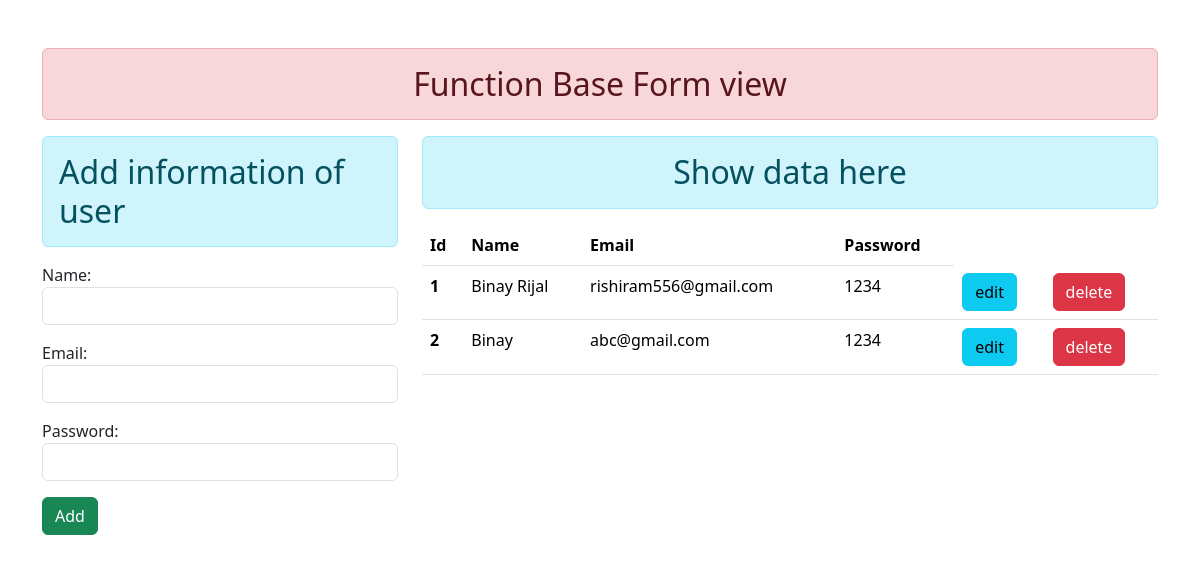
Before: / with the older database file.
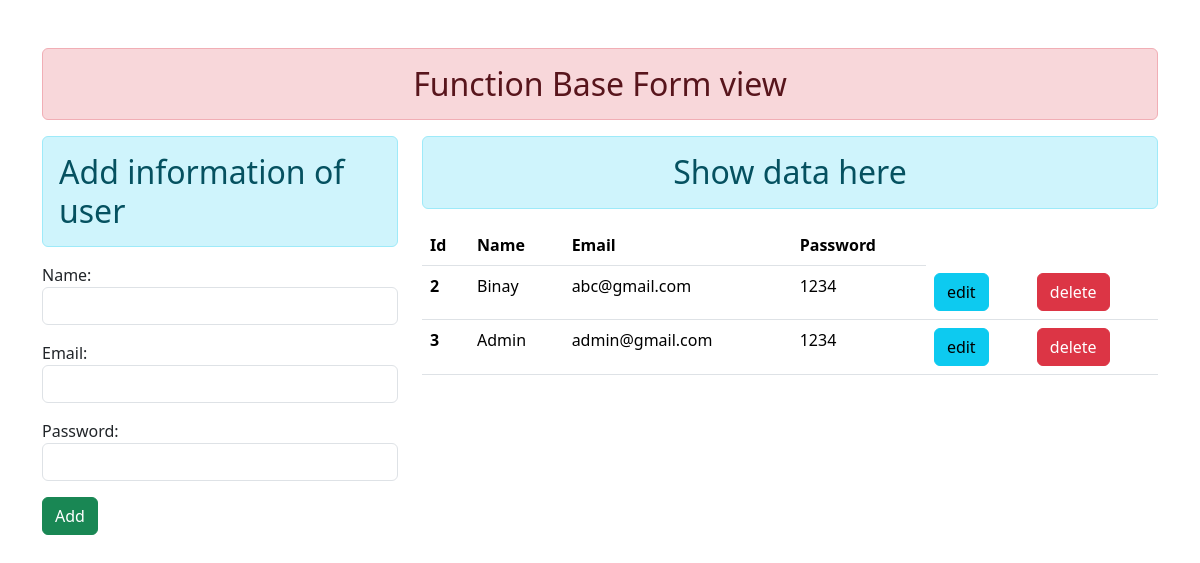
After: the same page with the newer database file.
### crudstart/models.py (models this page shows)
class User(models.Model):
    name=models.CharField(max_length=100)
    email=models.EmailField(max_length=30)
    password=models.CharField(max_length=50)

### crudstart/views.py (the view)
# urls.py: path('',views.addshow,name="addshow"),
def addshow(request):
    if request.method=="POST":
        fo=UserRegistration(request.POST)
        if fo.is_valid():
            fo.save()
            fo=UserRegistration()
    else:
        fo=UserRegistration()
    regr=User.objects.all()
    return render(request,'addandshow.html', {'fobj':fo,'regs':regr} )

### crudstart/form.py
class UserRegistration(forms.ModelForm):
    class Meta:
        model=User
        fields='__all__'
        widgets={
        'name': forms.TextInput( attrs= {'class':'form-control'}),
        'email': forms.TextInput(attrs= {'class':'form-control'}),
        'password': forms.PasswordInput(attrs= {'class':'form-control'}),
         }

### crudstart/templates/addandshow.html (shortened to what this page needs)
{%extends 'base.html'%}
{% block content %}
<div class="row">
    <div class="col-sm-4">
        <h2 class="text-align-center alert alert-info">Add information of user</h2>
        <form action="" method="POST">
        {{fobj.as_p}}
        <input type="submit" class="btn btn-success" value="Add">
        </form>
    </div>
    <div class="col-sm-8">
        <h2 class="text-center alert alert-info">Show data here</h2>
        {%if regs %}
        <table class="table table-hover">
            <thead>
                <tr>
                    <th class="col">Id</th>
                    <th class="col">Name</th>
                    <th class="col">Email</th>
                    <th class="col">Password</th>
                </tr>
            </thead>
            <tbody>
                {%for reg in regs%}
                <tr>
                    <th scope="row">{{reg.id}}</th>
                    <td>{{reg.name}}</td>
                    <td>{{reg.email}}</td>
                    <td>{{reg.password}}</td>
                    <td><input type="submit" name="submit" class="btn btn-info" value="edit"/></td>
                    <td>
                        <form action="{% url 'deletedata' reg.id %}" method="post" class="d-line">{%csrf_token%}
                          <input type="submit" name="submit" class="btn btn-danger" value="delete"/>
                        </form>
                    </td>
                </tr>
                {%endfor%}
            </tbody>
        </table>
        {% else %}
        <h3>no record available</h3>
        {% endif %}
    </div>
</div>
{%endblock content%}

### crudstart/templates/base.html (shortened to what this page needs)
<!DOCTYPE html>
{%load static%}
<html lang="en">
<head>
    <link rel="stylesheet" href="{% static 'enroll/css/bootstrap.css'%}">
</head>
<body>
    <div class="container mt-5">
        <h2 class="text-center alert alert-danger">Function Base Form view</h2>
        {% block content %}
        {% endblock content %}
    </div>
</body>
</html>

Changed rows visible on the page:
removed User: id "1", name "Binay Rijal", email "rishiram556@gmail.com", password "1234"
added User: id "3", name "Admin", email "admin@gmail.com", password "1234"
